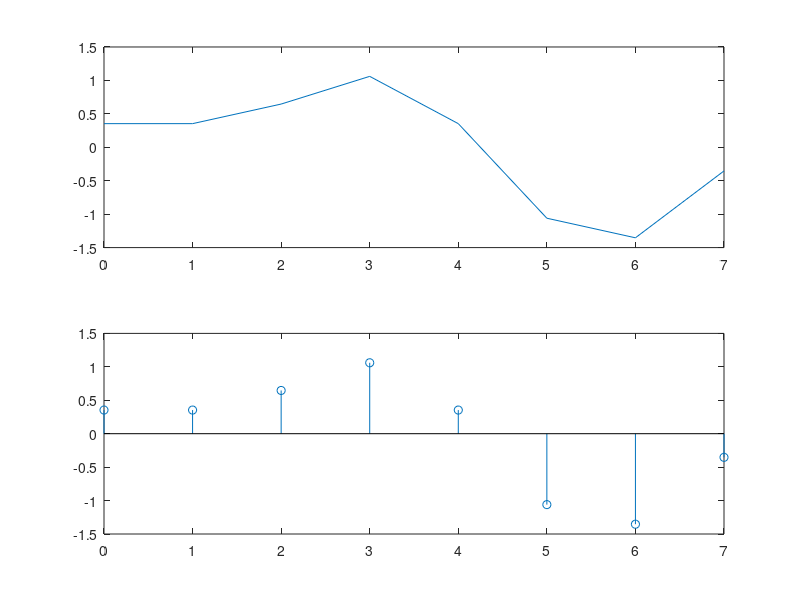
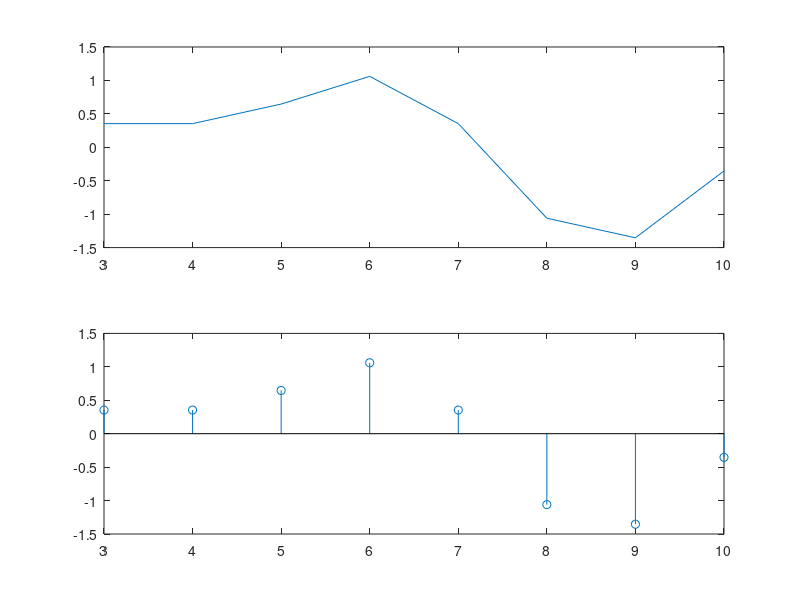

Reproduce these figures in MATLAB, in order. (Note: this script raises an error after producing the figures.)
clc;
N = 8;
fs = 8000;
ts = 1/fs;

n = 0:N-1;
x = sin(2*pi*1000*n*ts) + 0.5 * sin(2*pi*2000*n*ts + (3*pi/4));

% 2. A
figure(1)
subplot(2,1,1)
plot(n,x(1:8))
subplot(2,1,2)
stem(n,x(1:N))

% 2. B
figure(2)
subplot(2,1,1)
plot(3:10,x(1:8))
subplot(2,1,2)
stem(3:10,x(1:N))

%2. C
X = dft(x,N);
X_meg = abs(X);
X_ang_deg = dft_ang(X,N);

shift_value = 3;
k = 0:N-1;
X_shift = X .* exp(1j*2*pi*k*shift_value/N);

X_shift_real = real(X_shift);
X_shift_imag = imag(X_shift);
%X_shift_meg = sqrt(X_shift_real.^2 + X_shift_imag.^2);
X_shift_meg = abs(X_shift);
%X_shift_angle = atan2(X_shift_imag, X_shift_real);

%th = [0,-30,30,-45,45,-60,60,-90,90];
%X_shift_angle(~ismembertol(X_shift_angle, deg2rad(th), 1e-6)) =0;
%X_shift_deg = rad2deg(X_shift_angle);

X_shift_deg = dft_ang(X_shift,N);

figure(3)
subplot(2,2,1)
stem(n,X_shift_meg(1:N))
title('Shifted Megnetude')
subplot(2,2,3)
stem(n,X_shift_imag(1:N))
title('Shifted Imaginary ')
subplot(2,2,2)
stem(n,X_shift_real(1:N))
title('Shifted Real')
subplot(2,2,4)
stem(n,X_shift_deg(1:N))
title('Shifted Phase')

figure(4)
stem(n,X_ang_deg(1:N))

if max(abs(X_shift_meg - X_meg)) < 1e-6
    disp('Shifting Property is Proved !!');
else
    disp('Shifting Property is not Proved !!');
end
